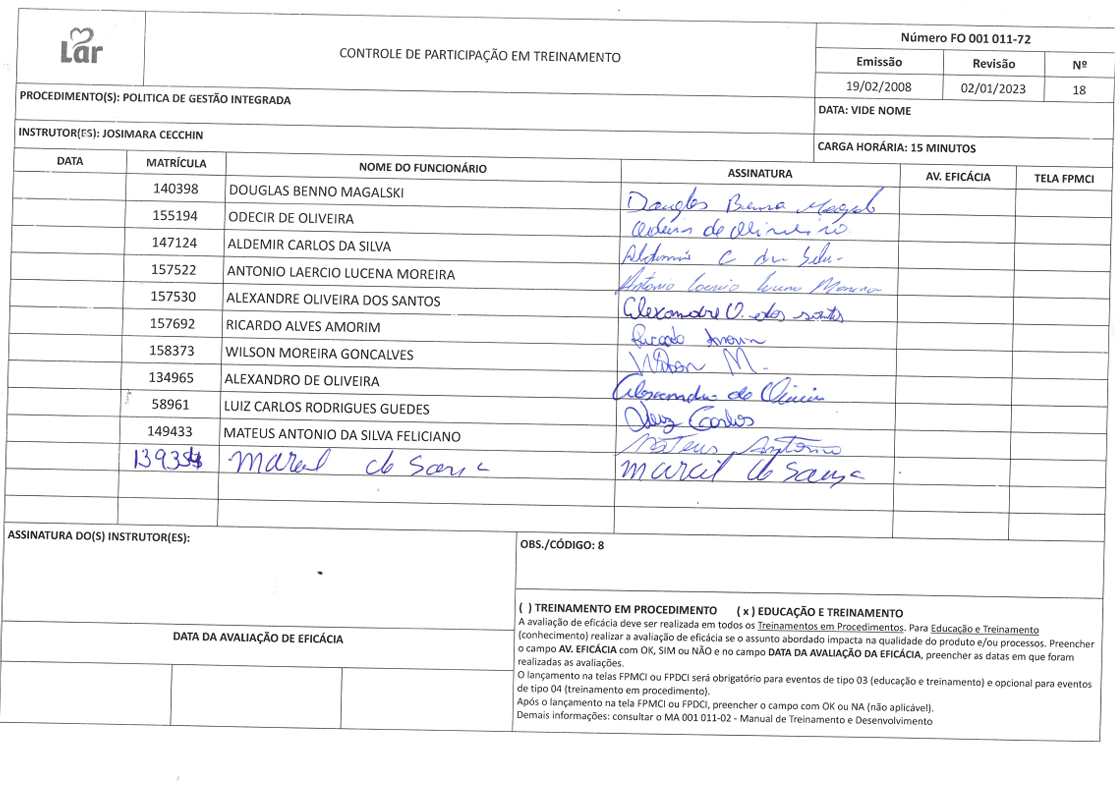
#> input picture scanner/imagem_teste.png, 1115 x 793 px
$ python -i pipeline_foto_torta.py   (imports and definitions only)
#> lines starting #> are read from the running program, lines starting #| are printed output that depends on the picture; after the words box and inside, x2 and y2 are one past the last pixel; in counts of white or black regions, pixels touching at a corner belong together
#> further down, picture is the input picture: shape (793, 1115, 3); mean B, G, R 243.7, 242.7, 242.7
### scanner/preprocessamento_scan.py
"""
Pré-processamento: foto de celular → "scan padrão" (à prova de foto torta).

Pipeline Etapa A — Corrigir perspectiva (ordem importa):
  1. Grayscale
  2. Blur leve
  3. (Opcional) Fechamento morfológico antes do Canny — cola bordas quebradas
  4. Canny (bordas) — parâmetros 60–180 recomendados
  5. Fechar buracos nas bordas (dilate 3x3)
  6. Achar maior contorno retangular (folha ou, em fallback, a tabela)
  7. warpPerspective para "endireitar"
  8. Redimensionar para tamanho padrão (A4 ou largura fixa 1800–2500 px)
  9. Deskew + binarização (no fluxo principal)

Se não achar a folha: tenta a "tabela" (segundo retângulo grande) ou fallback sem warp.
"""

import cv2
import numpy as np
from typing import Optional, Tuple

# Tamanhos A4 virtuais (proporção 1:sqrt(2))
A4_200_DPI = (1654, 2339)   # width, height
A4_300_DPI = (2480, 3508)
# Largura alvo alternativa (como no pipeline recomendado: 1800–2500 px)
LARGURA_PADRAO_WARP = 2200


def _maior_contorno_retangular(
    imagem: np.ndarray,
    canny_low: int = 60,
    canny_high: int = 180,
    usar_fechamento_morfologico: bool = True,
    area_minima_folha: int = 10000,
    area_minima_tabela: int = 5000,
) -> Optional[np.ndarray]:
    """
    Encontra o maior contorno que se aproxima de um quadrilátero (folha ou tabela).
    - Fechamento morfológico antes do Canny ajuda quando bordas estão quebradas.
    - Se não achar "folha" (area_minima_folha), tenta "tabela" (area_minima_tabela).
    Retorna os 4 pontos (não ordenados).
    """
#> called with canny_low = 60, canny_high = 180, usar_fechamento_morfologico = True, area_minima_folha = 10000, area_minima_tabela = 5000
    if len(imagem.shape) == 3:
        gray = cv2.cvtColor(imagem, cv2.COLOR_BGR2GRAY)
    else:
        gray = imagem.copy()

    blur = cv2.GaussianBlur(gray, (5, 5), 0)

    # Opcional: fechamento morfológico antes do Canny (cola bordas quebradas)
    if usar_fechamento_morfologico:
        kernel_close = np.ones((5, 5), np.uint8)
        blur = cv2.morphologyEx(blur, cv2.MORPH_CLOSE, kernel_close)
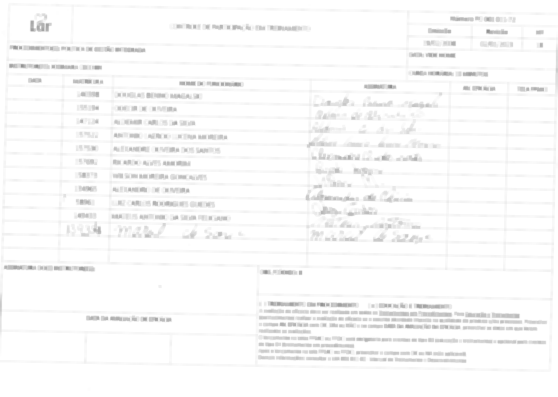
#> blur: shape (793, 1115) (shown at 1/2 size); min 143, max 255, mean 249.2

    edged = cv2.Canny(blur, canny_low, canny_high)
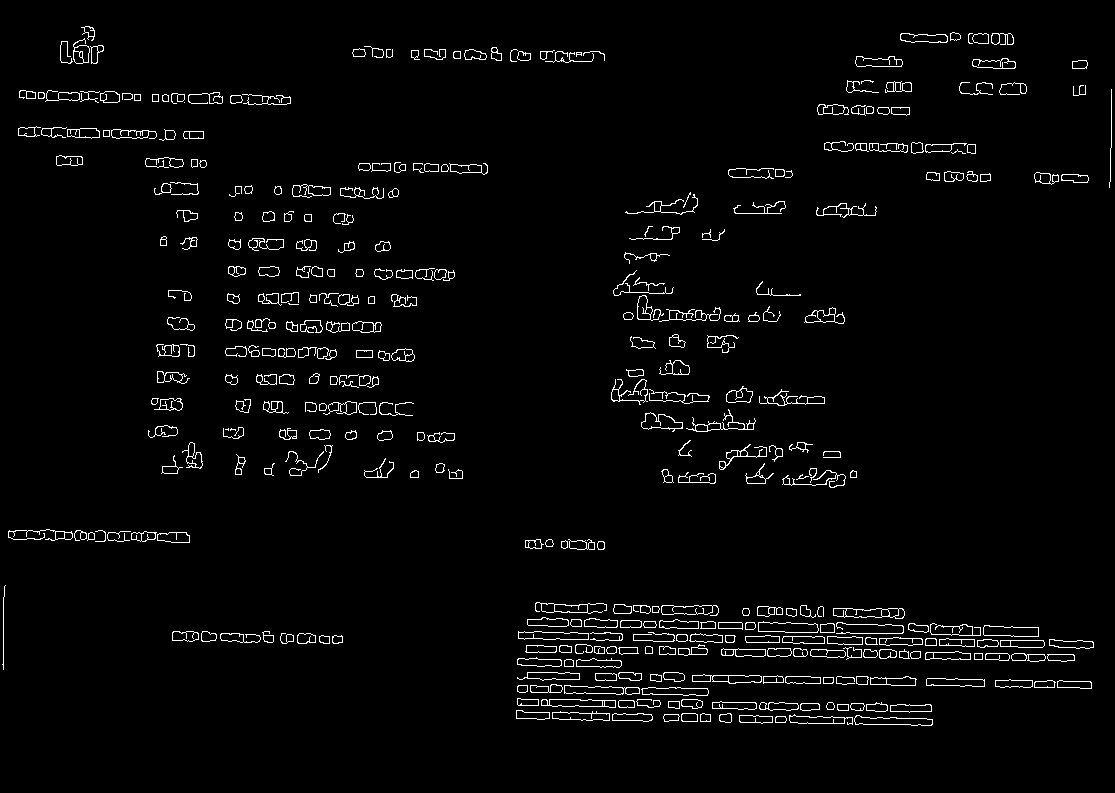
#> edged: shape (793, 1115); 2.7% white in thin lines or dots, all inside (x1, y1, x2, y2) = (2, 26, 1112, 726)
    # Fechar buracos nas bordas (como no pipeline recomendado)
    edged = cv2.dilate(edged, np.ones((3, 3), np.uint8), iterations=1)
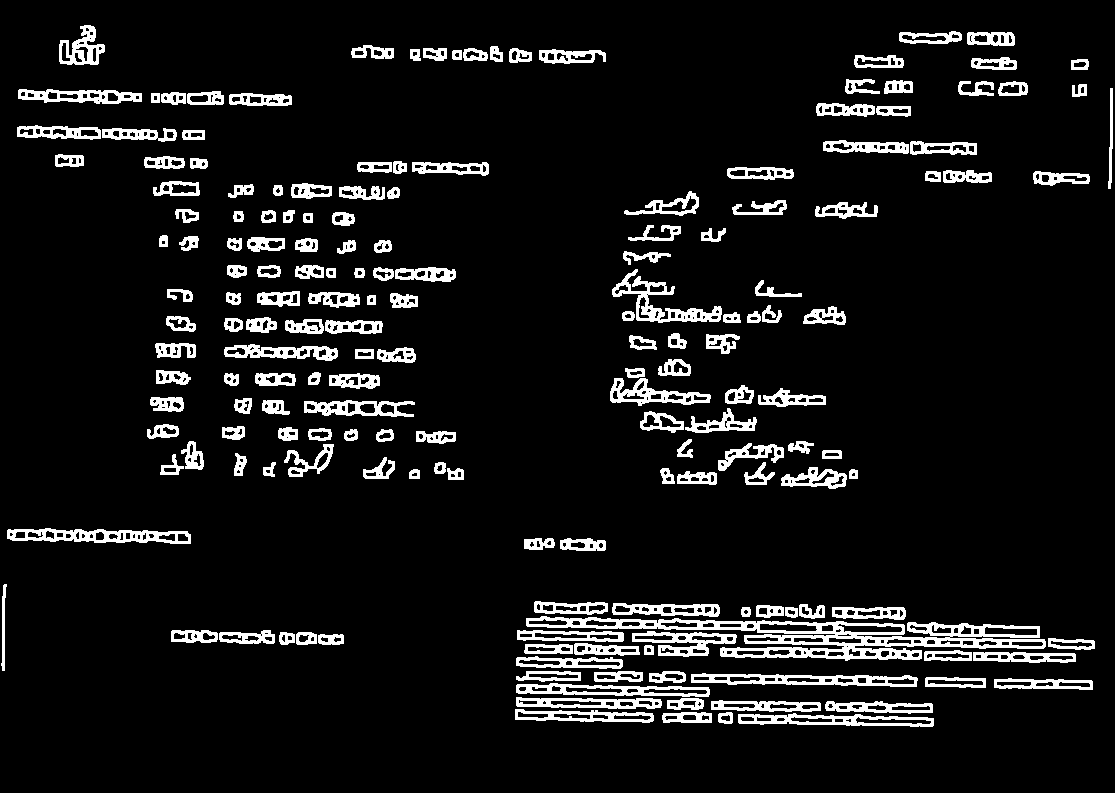
#> edged: shape (793, 1115); 8.5% white; 181 white regions

    contornos, _ = cv2.findContours(
        edged, cv2.RETR_EXTERNAL, cv2.CHAIN_APPROX_SIMPLE
    )
#> contornos = 181 contours; largest, box (x1, y1, x2, y2) and area: (526, 616, 1046, 661) 9584, (691, 673, 918, 687) 1974, (7, 528, 191, 544) 1938, (612, 269, 722, 323) 1687, (516, 683, 710, 697) 1686
    contornos = sorted(contornos, key=cv2.contourArea, reverse=True)

    # Primeiro: procurar folha (maior retângulo) nos top 10
    melhor_quad = None
    for cnt in contornos[:10]:
        area = cv2.contourArea(cnt)
        if area < area_minima_folha:
            continue
        peri = cv2.arcLength(cnt, True)
        approx = cv2.approxPolyDP(cnt, 0.02 * peri, True)
        if len(approx) == 4:
            melhor_quad = approx.reshape(4, 2)
            break
#> this loop made 10 passes
#> area on passes 1 to 8: 9584, 1973.5, 1937.5, 1687, 1686.5, 1683, 1414, 1323.5
#> (the rest of the program and of its run is left out)
